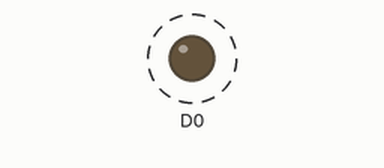
A sketch run on a simulated ESP8266 (NodeMCU). Parts: output pins drawn as LEDs (lit = HIGH). Dashed ring = blinking.

Above: at 0.5 s.
Timing chart, 0 to 4.6 s (numbered marks = the images above):
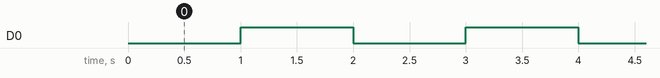

Measured:
- by itself, D0: alternates HIGH for 1.0 s and LOW for 1.0 s

The sketch:

node_mcu_1.ino
```cpp
#include<ESP8266WiFi.h>
void setup() {
  pinMode(D0, OUTPUT);
}

void loop() {
  digitalWrite(D0, LOW); //sang
  delay(1000);
  digitalWrite(D0, HIGH); // tat
  delay(1000);
}
```
